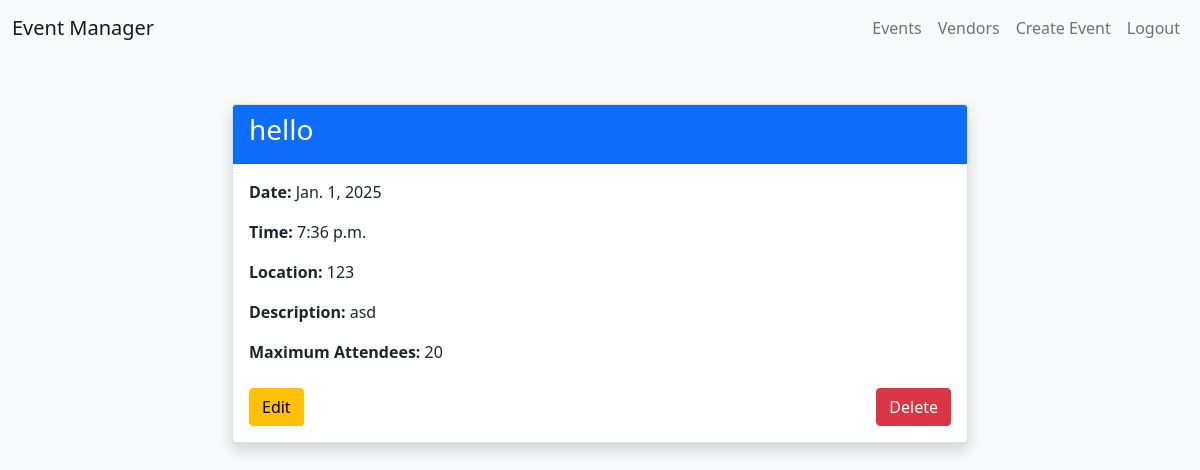
/event-details/1/, run on an earlier commit of the app's database.
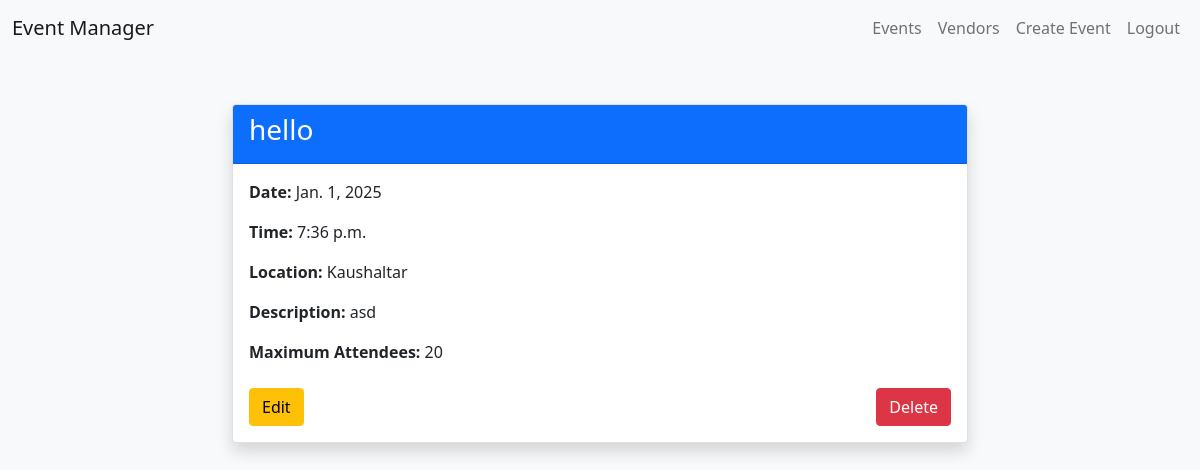
And on a later commit of the database.
### base/models.py (models this page shows)
class Event(models.Model):
    name = models.CharField(max_length=100)
    description = models.TextField()
    date = models.DateField()
    time = models.TimeField()
    location = models.CharField(max_length=100)
    max_attendees = models.IntegerField()
    categories = models.ManyToManyField('EventCategory')
    created_by = models.ForeignKey(User, on_delete=models.SET_NULL, null=True)

### base/views.py (the view)
# urls.py: path('event-details/<int:pk>/', EventDetailView.as_view(), name='event-details'),
class EventDetailView(DetailView):
    model = Event
    template_name = 'eventDetails.html'
    context_object_name = 'event'

### templates/eventDetails.html (shortened to what this page needs)
<!DOCTYPE html>
<html lang="en">
<head>
    <link href="https://cdn.jsdelivr.net/npm/bootstrap@5.0.2/dist/css/bootstrap.min.css" rel="stylesheet">
</head>
<body class="bg-light">
    <nav class="navbar navbar-expand-lg navbar-light bg-light">
        <div class="container-fluid">
            <a class="navbar-brand" href="/">Event Manager</a>
            <div class="collapse navbar-collapse" id="navbarNav">
                <ul class="navbar-nav ms-auto">
                    <li class="nav-item"><a class="nav-link" href="/event-list/">Events</a></li>
                    <li class="nav-item"><a class="nav-link" href="/vendor-list/">Vendors</a></li>
                    <li class="nav-item"><a class="nav-link" href="/event-create/">Create Event</a></li>
                    <li class="nav-item"><a class="nav-link" href="/logout/">Logout</a></li>
                </ul>
            </div>
        </div>
    </nav>
    <div class="container mt-5">
        <div class="row justify-content-center">
            <div class="col-md-8">
                <div class="card shadow">
                    <div class="card-header bg-primary text-white">
                        <h3>{{ event.name }}</h3>
                    </div>
                    <div class="card-body">
                        <p><strong>Date:</strong> {{ event.date }}</p>
                        <p><strong>Time:</strong> {{ event.time }}</p>
                        <p><strong>Location:</strong> {{ event.location }}</p>
                        <p><strong>Description:</strong> {{ event.description }}</p>
                        <p><strong>Maximum Attendees:</strong> {{ event.max_attendees }}</p>
                        <div class="d-flex justify-content-between mt-4">
                            <a href="{% url 'event-update' event.id %}" class="btn btn-warning">Edit</a>
                            <a href="{% url 'event-delete' event.id %}" class="btn btn-danger">Delete</a>
                        </div>
                    </div>
                </div>
            </div>
        </div>
    </div>
</body>
</html>

What changed in the data, as far as the page shows it:
changed Event "hello": location "123" → "Kaushaltar"
